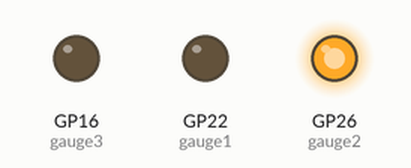
Simulated run of this program. Board: Raspberry Pi Pico running CircuitPython. Parts: output pins drawn as LEDs (lit = HIGH). Values from a settings file that is not in the repository are placeholders; what the program prints to the serial console is not drawn.

Above: at 1.55 s.
At 3.0 s:
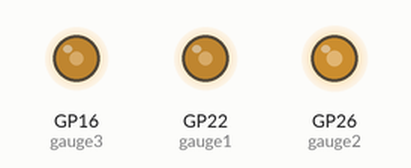
At 4.45 s:
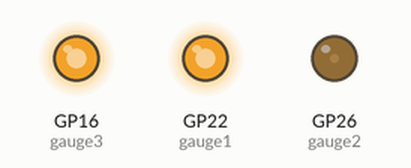
At 5.9 s:
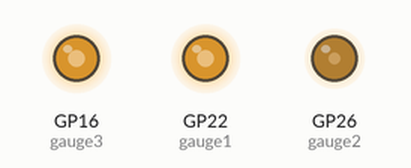
At 7.4 s:
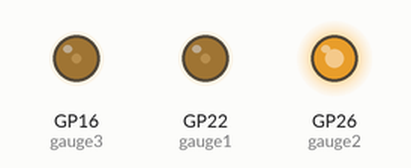
Timing chart, 0 to 10.0 s (numbered marks = the images above):
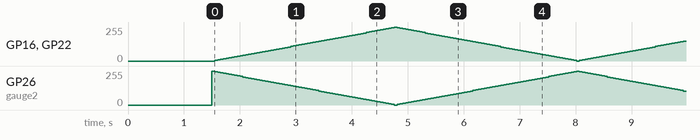

The program:

main.py
```python
from os import getenv

import board
import pwmio
import time
import wifi

# Assumes a Raspberry Pi Pico 2 W, with gauges connected
# to GP22 / Pin 29, GP26 / Pin 31 and GP16 / Pin 21 and ground.
# You can use a single ground pin on the Pico and chain the
# ground connections across the three meters.
# Sweeps the gauges back and forth on a continuous timer.

ssid = getenv("CIRCUITPY_WIFI_SSID")
password = getenv("CIRCUITPY_WIFI_PASSWORD")

print(f"Connecting to {ssid}")
wifi.radio.connect(ssid, password)
print(f"Connected to {ssid}!")

gauge1 = pwmio.PWMOut(board.GP22, frequency=1000)
gauge2 = pwmio.PWMOut(board.GP26, frequency=1000)
gauge3 = pwmio.PWMOut(board.GP16, frequency=1000)

ds1 = 0
delta1 = 1000
ds2 = 65000
delta2 = -1000

while True:
    gauge1.duty_cycle = ds1
    gauge2.duty_cycle = ds2
    gauge3.duty_cycle = ds1

    ds1 = ds1 + delta1
    ds2 = ds2 + delta2

    if ds1 >= 65000:
        delta1 = -1000
    if ds1 <= 0:
        delta1 = 1000

    if ds2 >= 65000:
        delta2 = -1000
    if ds2 <= 0:
        delta2 = 1000

    time.sleep(0.05)
```
